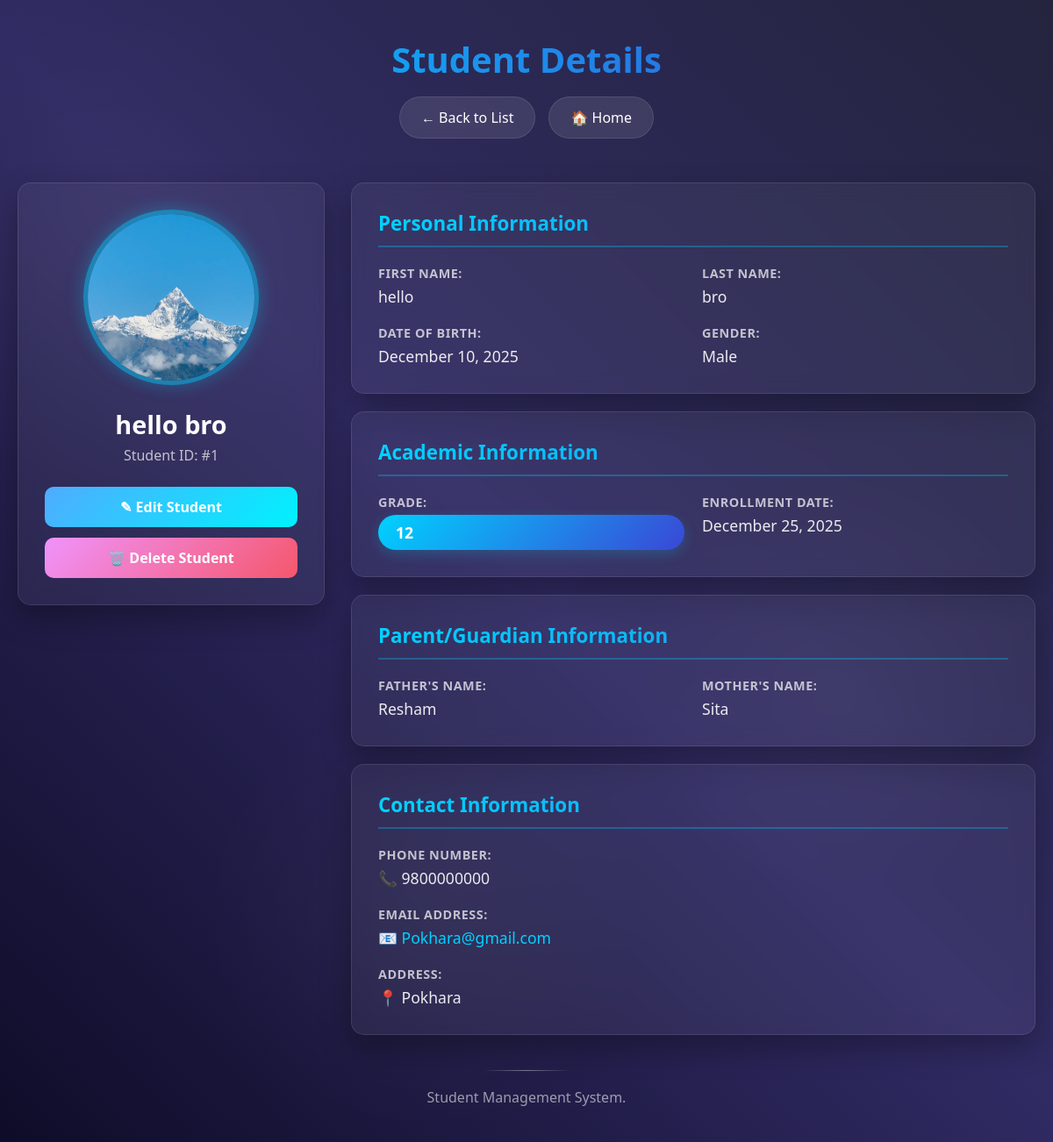
The app's page /student_detail/1/ (signed in) with its own data.
### student/models.py (models this page shows, shortened)
class Student(models.Model):
    user=models.ForeignKey(User, on_delete=models.CASCADE, null=True, blank=True)
    first_name = models.CharField(max_length=30)
    last_name = models.CharField(max_length=30)
    grade=models.CharField(max_length=10)
    date_of_birth = models.DateField()
    fathers_name = models.CharField(max_length=30, null=True, blank=True)
    mother_name = models.CharField(max_length=30, null=True, blank=True)
    address = models.TextField()
    phone_number = models.CharField(max_length=15, unique=True)
    gender = models.CharField(max_length=10)
    email = models.EmailField(unique=True, null=True, blank=True)
    enrollment_date = models.DateField()
    image = models.ImageField(upload_to='student_images/', null=True, blank=True)

### student/views.py (the view)
# urls.py: path('student_detail/<int:student_id>/', views.student_detail, name='student_detail'),
@login_required(login_url='login')
def student_detail(request, student_id):
    student = Student.objects.get(id=student_id)
    return render(request, 'student_detail.html', {'student': student})

### student/templates/student_detail.html (shortened to what this page needs)
{% load static %}
<!DOCTYPE html>
<html lang="en">
<head>
    <link rel="stylesheet" href="{% static 'css/student_detail.css' %}">
</head>
<body>
    <div class="container">
        <header>
            <h1>Student Details</h1>
            <div class="header-buttons">
                <a href="{% url 'read_students' %}" class="back-btn">← Back to List</a>
                <a href="{% url 'index' %}" class="home-btn">🏠 Home</a>
            </div>
        </header>
        <main>
            <div class="detail-container">
                <div class="photo-section">
                    {% if student.image %}
                        <img src="{{ student.image.url }}" alt="{{ student.first_name }} {{ student.last_name }}" class="student-photo">
                    {% else %}
                        <div class="photo-placeholder-large">
                            {{ student.first_name|first }}{{ student.last_name|first }}
                        </div>
                    {% endif %}
                    <h2 class="student-name">{{ student.first_name }} {{ student.last_name }}</h2>
                    <p class="student-id">Student ID: #{{ student.id }}</p>
                    <div class="action-buttons">
                        <a href="{% url 'update_student' student.id %}" class="btn btn-edit">✎ Edit Student</a>
                        <a href="{% url 'delete_student' student.id %}" class="btn btn-delete" onclick="return confirm('Are you sure you want to delete this student?')">🗑️ Delete Student</a>
                    </div>
                </div>
                <div class="info-section">
                    <div class="info-card">
                        <h3>Personal Information</h3>
                        <div class="info-grid">
                            <div class="info-item">
                                <span class="label">First Name:</span>
                                <span class="value">{{ student.first_name }}</span>
                            </div>
                            <div class="info-item">
                                <span class="label">Last Name:</span>
                                <span class="value">{{ student.last_name }}</span>
                            </div>
                            <div class="info-item">
                                <span class="label">Date of Birth:</span>
                                <span class="value">{{ student.date_of_birth|date:"F d, Y" }}</span>
                            </div>
                            <div class="info-item">
                                <span class="label">Gender:</span>
                                <span class="value">{{ student.gender }}</span>
                            </div>
                        </div>
                    </div>
                    <div class="info-card">
                        <h3>Academic Information</h3>
                        <div class="info-grid">
                            <div class="info-item">
                                <span class="label">Grade:</span>
                                <span class="value grade-badge">{{ student.grade }}</span>
                            </div>
                            <div class="info-item">
                                <span class="label">Enrollment Date:</span>
                                <span class="value">{{ student.enrollment_date|date:"F d, Y" }}</span>
                            </div>
                        </div>
                    </div>
                    <div class="info-card">
                        <h3>Parent/Guardian Information</h3>
                        <div class="info-grid">
                            <div class="info-item">
                                <span class="label">Father's Name:</span>
                                <span class="value">{{ student.fathers_name|default:"Not Provided" }}</span>
                            </div>
                            <div class="info-item">
                                <span class="label">Mother's Name:</span>
                                <span class="value">{{ student.mother_name|default:"Not Provided" }}</span>
                            </div>
                        </div>
                    </div>
                    <div class="info-card">
                        <h3>Contact Information</h3>
                        <div class="info-grid">
                            <div class="info-item full-width">
                                <span class="label">Phone Number:</span>
                                <span class="value">📞 {{ student.phone_number }}</span>
                            </div>
                            <div class="info-item full-width">
                                <span class="label">Email Address:</span>
                                <span class="value">
                                    {% if student.email %}
                                        📧 <a href="mailto:{{ student.email }}">{{ student.email }}</a>
                                    {% else %}
                                        Not Provided
                                    {% endif %}
                                </span>
                            </div>
                            <div class="info-item full-width">
                                <span class="label">Address:</span>
                                <span class="value">📍 {{ student.address }}</span>
                            </div>
                        </div>
                    </div>
                </div>
            </div>
        </main>
        <footer>
            <p>Student Management System.</p>
        </footer>
    </div>
</body>
</html>

### records on screen
Student: image (picture), first_name "hello", last_name "bro", id "1", date_of_birth "December 10, 2025", gender "Male", grade "12", enrollment_date "December 25, 2025", fathers_name "Resham", mother_name "Sita", phone_number "9800000000", email "Pokhara@gmail.com", address "Pokhara"
